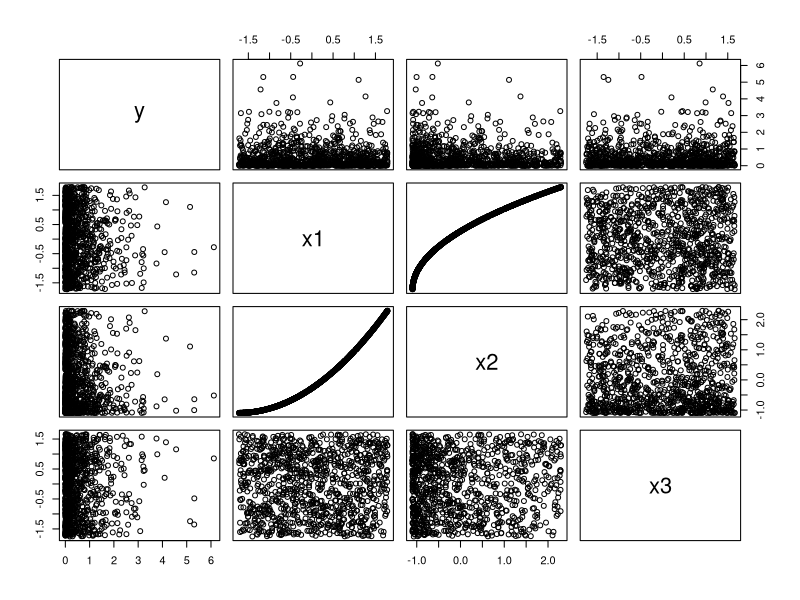

Here is the R script that generated this plot: (Note: this script raises an error after producing the figure.)
# make data
set.seed(19870630)
n <- 1000
df <- data.frame(y = rgamma(n, shape = .5, rate = 1),
                 #runif(n, 0, 1), # trows same error
                 x1 = runif(n, 0, 100),
                 x2 = runif(n, 0, 100),
                 x3 = runif(n, -1, 1))

df$x2 <-  df$x1*df$x1

# refine data by scaling
df$x1 <- scale(df$x1, center = TRUE)
df$x2 <- scale(df$x2, center = TRUE)
df$x3 <- scale(df$x3, center = TRUE)

# double check
head(df); plot(df)

# fit model
mod <- glm(y ~ x1 + x2 + x3, data = df, family=Gamma(link="log"))

# confirm, success
summary(mod)


# make data to retain predictions
## first get realistic ranges of variables of interest, other vars will be held at mean
(x1_span <- c(rep(seq(min(df$x1), max(df$x1)), length = 50)))
(x2_span <- c(rep(seq(min(df$x2), max(df$x2)), length = 50)))


df_pred_x1_x2 <- data.frame(x1 = x1_span,
                            x2 = x2_span,
                            x3 = mean(df$x3))

# generate function for prediction ml predicted values
predict_fun <- function(my_glm) {
  predict(my_glm, newdata = df_pred_x1_x2)   # this is predict.glm
}

df_pred_x1_x2$y_value_pred <- predict_fun(mod) # error

# "Error: variables ‘x1’, ‘x2’, ‘x3’ were specified with different types from the fit"
                                                      
# End March 8, 2021